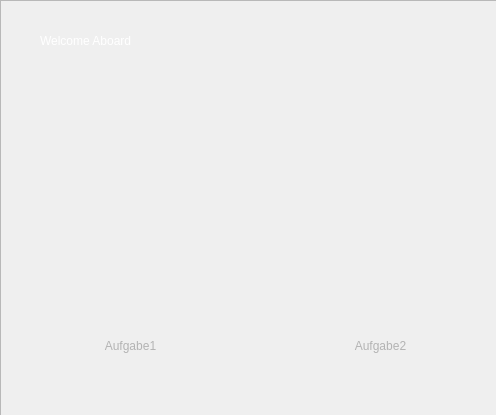
<?xml version="1.0" encoding="UTF-8"?>
<ui version="4.0">
 <class>MainWindow</class>
 <widget class="QMainWindow" name="MainWindow">
  <property name="geometry">
   <rect>
    <x>0</x>
    <y>0</y>
    <width>496</width>
    <height>415</height>
   </rect>
  </property>
  <property name="windowTitle">
   <string>MainWindow</string>
  </property>
  <widget class="QWidget" name="centralwidget">
   <widget class="QFrame" name="main_frame">
    <property name="geometry">
     <rect>
      <x>0</x>
      <y>0</y>
      <width>501</width>
      <height>421</height>
     </rect>
    </property>
    <property name="styleSheet">
     <string notr="true">#main_frame{
border-image: url(:/icons/Morphing Rovers/Qt2Unity/icons/celestial.jpg);}
</string>
    </property>
    <property name="frameShape">
     <enum>QFrame::StyledPanel</enum>
    </property>
    <property name="frameShadow">
     <enum>QFrame::Raised</enum>
    </property>
    <widget class="QPushButton" name="Aufgabe2_btn">
     <property name="geometry">
      <rect>
       <x>330</x>
       <y>330</y>
       <width>101</width>
       <height>31</height>
      </rect>
     </property>
     <property name="styleSheet">
      <string notr="true">#Aufgabe2_btn{
	font: italic 14pt &quot;Cascadia Mono&quot;;
    border:none;
    color: rgb(179, 179, 179);
}
#Aufgabe2_btn:hover{
    padding-bottom:5px;
}
</string>
     </property>
     <property name="text">
      <string>Aufgabe2</string>
     </property>
    </widget>
    <widget class="QPushButton" name="Aufgabe1_btn">
     <property name="geometry">
      <rect>
       <x>80</x>
       <y>330</y>
       <width>101</width>
       <height>31</height>
      </rect>
     </property>
     <property name="styleSheet">
      <string notr="true">#Aufgabe1_btn{
	font: italic 14pt &quot;Cascadia Mono&quot;;
    border:none;
    color: rgb(179, 179, 179);
}
#Aufgabe1_btn:hover{
    padding-bottom:5px;
}
</string>
     </property>
     <property name="text">
      <string>Aufgabe1</string>
     </property>
    </widget>
    <widget class="QLabel" name="label">
     <property name="geometry">
      <rect>
       <x>40</x>
       <y>20</y>
       <width>201</width>
       <height>41</height>
      </rect>
     </property>
     <property name="styleSheet">
      <string notr="true">color: rgb(255, 255, 255);
font: 20pt &quot;Agency FB&quot;;
font: italic 12pt &quot;Californian FB&quot;;
font: 18pt &quot;Californian FB&quot;;</string>
     </property>
     <property name="text">
      <string>Welcome Aboard</string>
     </property>
    </widget>
   </widget>
  </widget>
 </widget>
 <resources>
  <include location="res.qrc"/>
 </resources>
 <connections/>
</ui>
